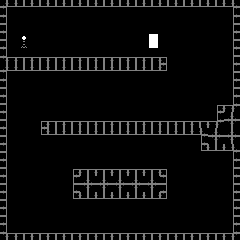

Rendered tile map (Tiled .tmx) drawn with the repository's tilesets; below, a short description and the map source with its tile grids summarised:
An orthogonal 15x15 tile map with 16x16 px tiles, 1 tile layer (Tile Layer 1).

<map version="1.0" orientation="orthogonal" width="15" height="15" tilewidth="16" tileheight="16">
 <tileset firstgid="1" name="terrain" tilewidth="16" tileheight="16">
  <image source="terrain.png" trans="ff00ff" width="128" height="128" />
  <tile id="3">
   <properties>
    <property name="props!" value="" />
   </properties>
  </tile>
  <tile id="5">
   <properties>
    <property name="start" value="true" />
    <property name="terrain" value="start" />
   </properties>
  </tile>
  <tile id="9">
   <properties>
    <property name="blag" value="" />
   </properties>
  </tile>
  <tile id="13">
   <properties>
    <property name="end" value="true" />
   </properties>
  </tile>
 </tileset>
 <layer name="Tile Layer 1" width="15" height="15">
  <data>[225 cells, 126 non-empty, 15 distinct tile ids]</data>
 </layer>
</map>
